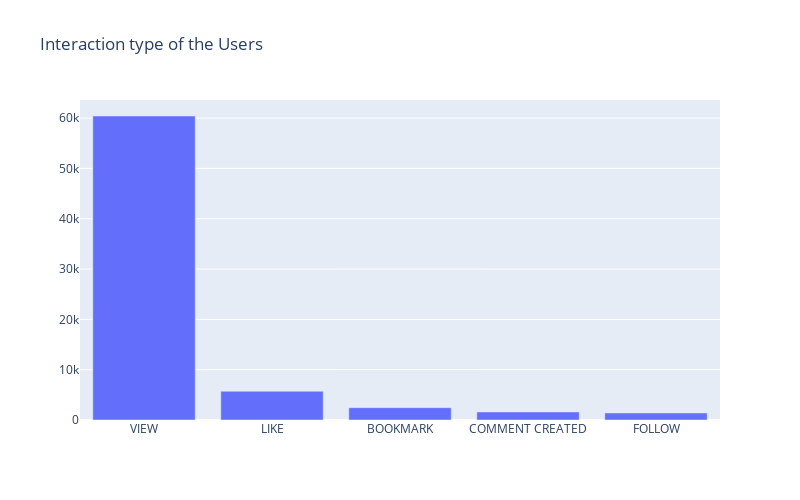

Notebook source saved alongside this figure:
### Markdown cell above
<h3>6.	Engineered Interaction eventType to count of categories in articles:<h3>
<h4>The interaction eventType comprises of all types of interactions that the user did on the articles. The eventTypes are view, like, commentcreated, bookmark and follow. These were counted from the interactions dataframe and added to the articles dataframe.<h4>

### Code cell
barInteractionType = go.Figure()
barInteractionType.add_trace(go.Bar(x=interactionsDF['eventType'].value_counts().index,y=interactionsDF['eventType'].value_counts().values))
barInteractionType.update_layout(height=500, width=800, title_text="Interaction type of the Users")
barInteractionType.update_xaxes(categoryorder = 'total descending')
barInteractionType.show()

### Figure 1 — Plotly figure (JSON) as saved in the notebook; plotly's stock layout.template omitted (floating-point values rounded to 4 significant figures)
{"data": [{"type": "bar", "x": ["VIEW", "LIKE", "BOOKMARK", "COMMENT CREATED", "FOLLOW"], "y": [60418, 5718, 2449, 1593, 1395]}], "layout": {"height": 500, "title": {"text": "Interaction type of the Users"}, "width": 800, "xaxis": {"categoryorder": "total descending"}}}
